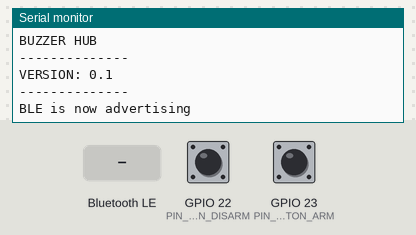
The program below on a simulated ESP32. Parts: the last lines printed to the serial monitor. The test bench sets the inputs (shaded band); at power-on: GPIO 22 (PIN_BUTTON_DISARM) HIGH, GPIO 23 (PIN_BUTTON_ARM) HIGH. Nothing arrives over Bluetooth unless stated; a phone connects over Bluetooth LE 3 s after start.

Above: at 1.2 s.
1.3 s: Bluetooth LE write "1" received
At 1.7 s:
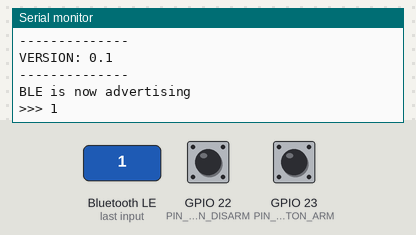
4.3 s: Bluetooth LE write "0" received
At 5.2 s:
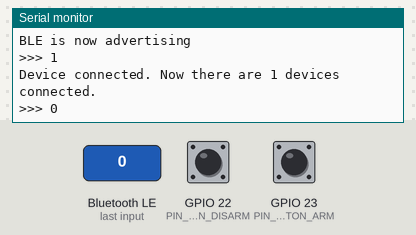

The program:

main.cpp
```cpp
#include <Arduino.h>
#include <BLEDevice.h>
#include <BLEUtils.h>
#include <BLEServer.h>
#include <BLE2902.h>

#define DEBUG
#define VERSION "0.1"

#define BUZZER_SERVICE_UUID "a2066d3e-d566-42bd-9d64-9bf3ae53b504"
#define COMMAND_CHAR_UUID   "e7adc44d-a04e-46b1-aa4b-ded61bc3b0a8"
#define RESPONSE_CHAR_UUID  "e7adc44d-a04e-46b1-aa4b-ded61bc3b0a9"

#define PIN_BUTTON_ARM 23
#define PIN_BUTTON_DISARM 22

BLEServer* pServer = NULL;
BLECharacteristic* pCommandCharacteristic = NULL;
BLECharacteristic* pResponseCharacteristic = NULL;
int deviceConnected = 0;
bool oldDeviceConnected = false;

bool armPressed = false;
bool disarmPressed = false;

class MyServerCallbacks: public BLEServerCallbacks {
    void onConnect(BLEServer* pServer)
    {
        deviceConnected++;
        BLEDevice::startAdvertising();
        #ifdef DEBUG
        Serial.print("Device connected. Now there are ");
        Serial.print(deviceConnected);
        Serial.println(" devices connected.");
        #endif
    };

    void onDisconnect(BLEServer* pServer)
    {
        deviceConnected--;
        pServer->startAdvertising(); // restart advertising
        #ifdef DEBUG
        Serial.print("Device disconnected. Now there are ");
        Serial.print(deviceConnected);
        Serial.println(" devices connected.");
        #endif
    };
};

class MyCharCallbacks: public BLECharacteristicCallbacks
{
    void onWrite(BLECharacteristic *pCharacteristic)
    {
        std::string rxValue = pCharacteristic->getValue();
        Serial.print(">>> ");
        Serial.println(rxValue.c_str());

        if (rxValue.length() > 0)
        {
            //TODO
        }

    }
};

void setup()
{
    #ifdef DEBUG
    Serial.begin(115200);
    Serial.println("\n\n--------------");
    Serial.println("BUZZER HUB");
    Serial.println("--------------");
    Serial.print("VERSION: ");
    Serial.println(VERSION);
    Serial.println("--------------");
    #endif

    pinMode(PIN_BUTTON_ARM, INPUT_PULLUP);
    pinMode(PIN_BUTTON_DISARM, INPUT_PULLUP);

    BLEDevice::init("ESP32");
    pServer = BLEDevice::createServer();
    pServer->setCallbacks(new MyServerCallbacks());

    BLEService *pService = pServer->createService(BUZZER_SERVICE_UUID);

    // Create a BLE Characteristic and a BLE Descriptor for sending the commands
    pCommandCharacteristic = pService->createCharacteristic(COMMAND_CHAR_UUID, BLECharacteristic::PROPERTY_NOTIFY);
    pCommandCharacteristic->addDescriptor(new BLE2902());

    // Create a BLE Characteristic and a BLE Descriptor for receiving the responses
    pResponseCharacteristic = pService->createCharacteristic(RESPONSE_CHAR_UUID, BLECharacteristic::PROPERTY_WRITE);
    pResponseCharacteristic->addDescriptor(new BLE2902());
    pResponseCharacteristic->setCallbacks(new MyCharCallbacks());

    //Start the service
    pService->start();

    BLEAdvertising *pAdvertising = BLEDevice::getAdvertising();
    pAdvertising->addServiceUUID(BUZZER_SERVICE_UUID);
    pAdvertising->setScanResponse(true);
    pAdvertising->setMinPreferred(0x06);
    BLEDevice::startAdvertising();

    #ifdef DEBUG
    Serial.println("BLE is now advertising");
    #endif
}

void loop()
{
    if(digitalRead(PIN_BUTTON_ARM) == LOW)
    {
        if(!armPressed) //On pressing the button
        {
            delay(100); //Debounce
        }
        armPressed = true;
    }
    else
    {
        if(armPressed) //On releasing the button
        {
            delay(100); //Debounce
        }
        armPressed = false;
    }

    if(digitalRead(PIN_BUTTON_DISARM) == LOW)
    {
        if(!disarmPressed) //On pressing the button
        {
            delay(100); //Debounce
        }
        disarmPressed = true;
    }
    else
    {
        if(disarmPressed) //On releasing the button
        {
            delay(100); //Debounce
        }
        disarmPressed = false;
    }
}

void armBuzzer()
{
    if (deviceConnected)
    {
        #ifdef DEBUG
        Serial.println("<<< ARM");
        #endif
        pCommandCharacteristic->setValue("ARM");
        pCommandCharacteristic->notify();
        //delay(3); // bluetooth stack will go into congestion, if too many packets are sent, in 6 hours test i was able to go as low as 3ms
    }
}

void disarmBuzzer()
{
    if (deviceConnected)
    {
        #ifdef DEBUG
        Serial.println("<<< DISARM");
        #endif
        pCommandCharacteristic->setValue("DISARM");
        pCommandCharacteristic->notify();
        //delay(3); // bluetooth stack will go into congestion, if too many packets are sent, in 6 hours test i was able to go as low as 3ms
    }
}
```

Measured:
- after the input at 1.3 s, the serial monitor: prints a new line at once (image 1)
- after the input at 4.3 s, the serial monitor: prints a new line at once (image 2)
